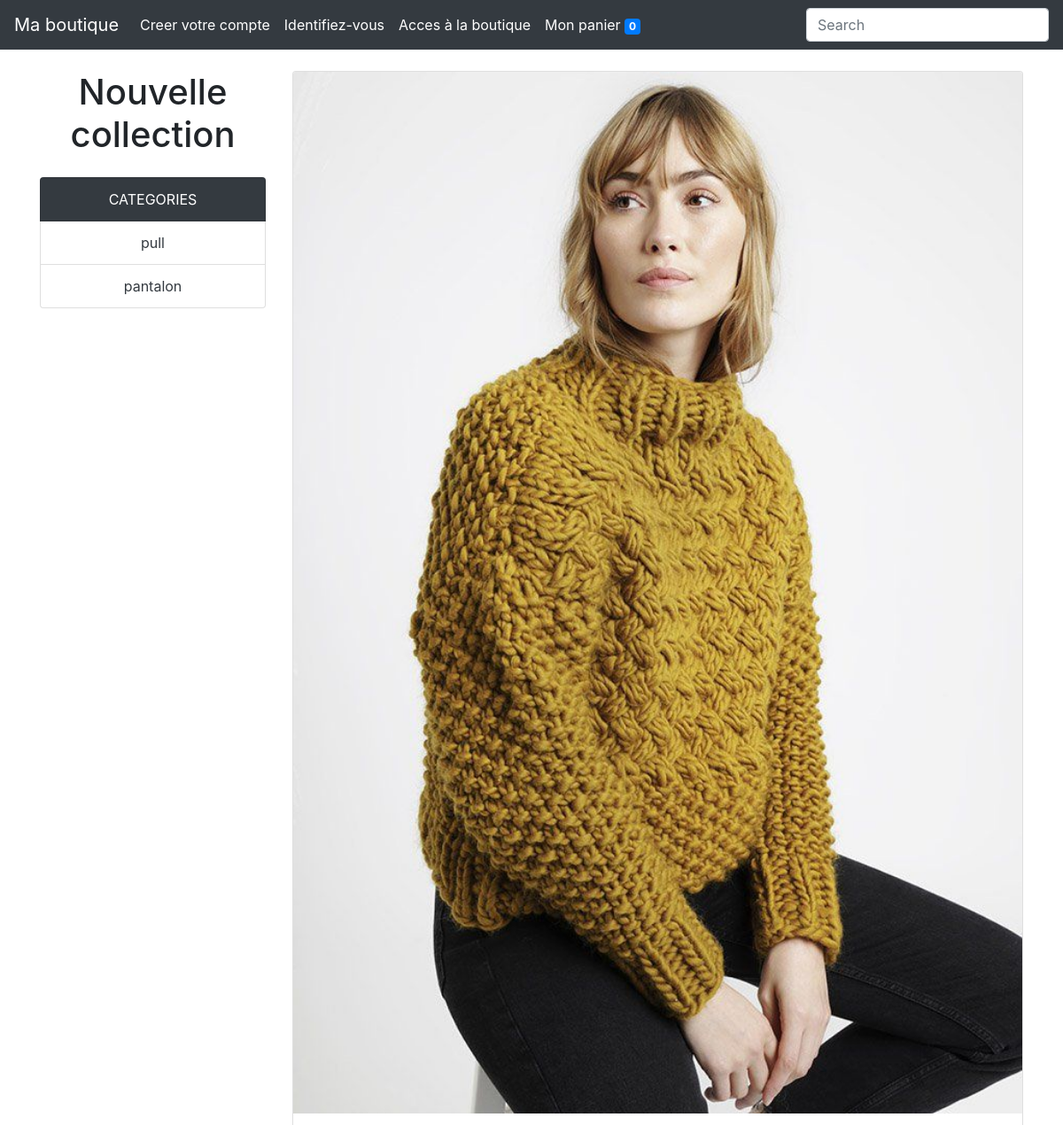
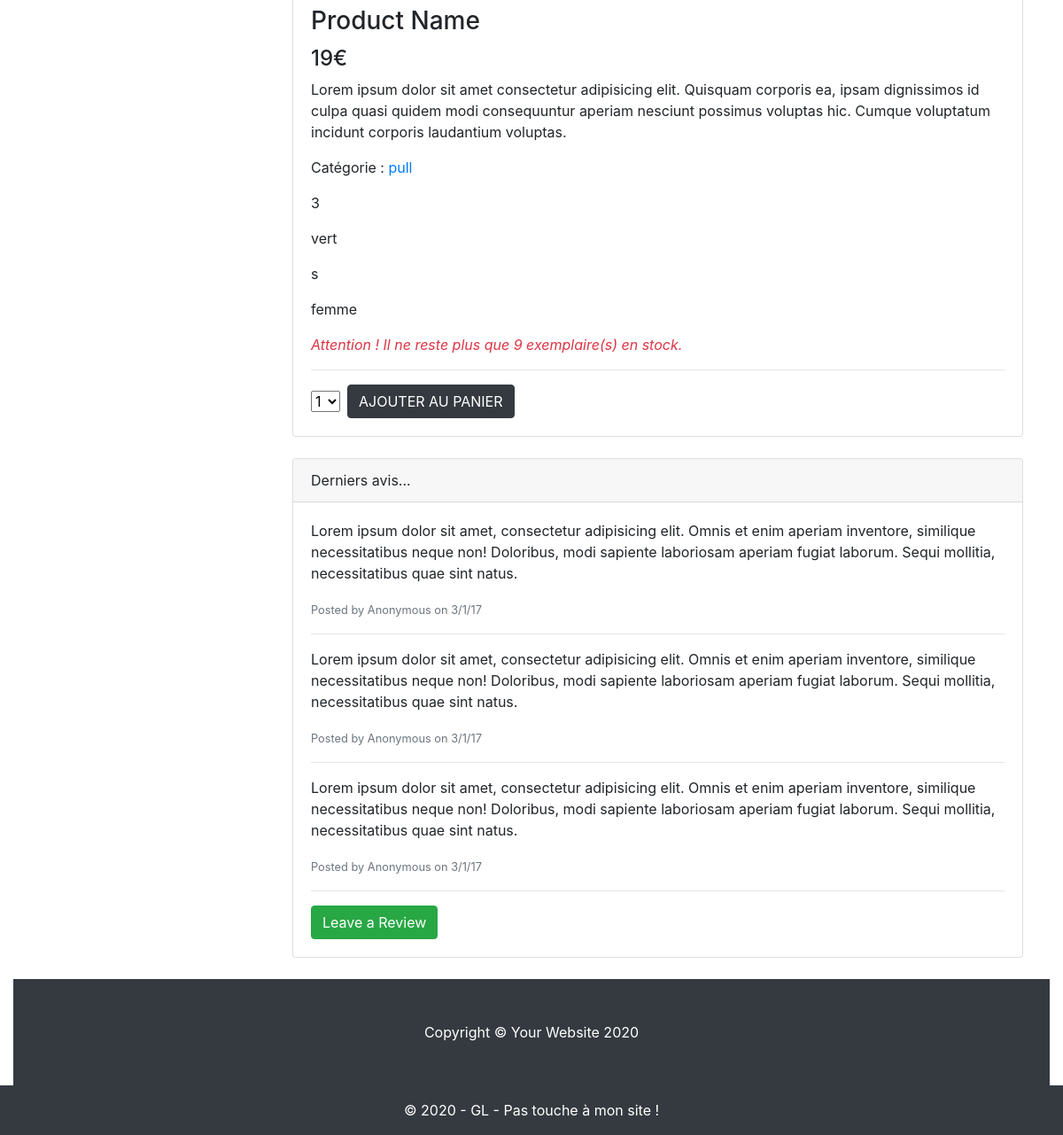
Page /fiche_produit.php?id_produit=3 on the committed database (2 pictures, top to bottom).
### tables this page shows
CREATE TABLE `produit` (
  `id_produit` int(11) NOT NULL,
  `reference` varchar(20) NOT NULL,
  `categorie` varchar(20) NOT NULL,
  `titre` varchar(100) NOT NULL,
  `description` text NOT NULL,
  `couleur` varchar(20) NOT NULL,
  `taille` varchar(5) NOT NULL,
  `public` enum('homme','femme','mixte') NOT NULL,
  `photo` varchar(255) NOT NULL,
  `prix` int(5) NOT NULL,
  `stock` int(5) NOT NULL
);

### fiche_produit.php (the view, shortened to what this page needs)
<?php
require_once('inc/init.inc.php');
if(isset($_GET['id_produit']) && !empty($_GET['id_produit']))
{
    $r = $bdd ->prepare("SELECT * FROM produit WHERE id_produit = :id_produit");
    $r->bindValue(':id_produit',$_GET['id_produit'], PDO::PARAM_INT);
    $r->execute();
    if($r->rowCount())
    {
        $p = $r->fetch(PDO::FETCH_ASSOC);
    }
    else
    {
        header('location: boutique.php');
    }
}
else
{
    header('location: boutique.php');
}
require_once('inc/header.inc.php');
require_once('inc/nav.inc.php');
?>
<div class="container">
    <div class="row">
        <div class="col-lg-3">
        <?php
         $d= $bdd->query("SELECT DISTINCT categorie FROM produit")
         ?>
            <h1 class="my-4 text-center">Nouvelle collection</h1>
            <div class="list-group text-center">
                <li class="list-group-item bg-dark text-white">CATEGORIES</li>
                <?php while($c = $d->fetch(PDO::FETCH_ASSOC)):
                ?>
                <a href="boutique.php?categorie=<?= $c['categorie'] ?>" class="list-group-item text-dark"><?= $c['categorie'] ?></a>
            <?php endwhile; ?>
            </div>
        </div>
        <div class="col-lg-9">
            <div class="card mt-4">
                <img class="card-img-top img-fluid" src="<?= $p['photo'] ?>" alt="<?= $p['titre'] ?>">
                <div class="card-body">
                    <h3 class="card-title">Product Name</h3>
                    <h4><?= $p['prix'] ?>€</h4>
                    <p class="card-text"><?= $p['description'] ?></p>
                    <p class="card-text">Catégorie : <a href="boutique.php?categorie=<?= $p['categorie'] ?>"><?= $p['categorie'] ?></a></p>
                    <p class="card-text"><?= $p['reference'] ?></p>
                    <p class="card-text"><?= $p['couleur'] ?></p>
                    <p class="card-text"><?= $p['taille'] ?></p>
                    <p class="card-text"><?= $p['public'] ?></p>
                    <?php if($p['stock'] <= 10 && $p['stock'] != 0): ?>
                        <p class="card-text font-italic text-danger">Attention ! Il ne reste plus que <?= $p['stock'] ?> exemplaire(s) en stock. </p>
                    <?php elseif($p['stock'] > 10): ?>
                        <p class="card-text font-italic text-success"><strong>En stock !</strong></p>
                    <?php endif; ?>
                    <hr>
                    <?php if($p['stock'] > 0): ?>
                    <form method="post" action="panier.php" class="form-inline">
                        <div>
                            <select class="form-group" id="quantite" name="quantite">
                            <?php for($i = 1; $i <= $p['stock'] && $i <= 30; $i++): ?>
                                <option value="<?= $i ?>"><?= $i ?></option>
                            <?php endfor; ?>
                            </select>
                        </div>
                        <input type="submit" class="btn btn-dark ml-2" name="ajout_panier" value="AJOUTER AU PANIER">
                    </form>
                    <?php else: ?>
                        <p class="card-text font-italic text-danger"><strong>En rupture de stock !</strong></p>
                    <?php endif; ?>
                </div>
            </div>
            <div class="card card-outline-secondary my-4">
                <div class="card-header">
                    Derniers avis...
                </div>
                <div class="card-body">
                    <p>Lorem ipsum dolor sit amet, consectetur adipisicing elit. Omnis et enim aperiam inventore, similique necessitatibus neque non! Doloribus, modi sapiente laboriosam aperiam fugiat laborum. Sequi mollitia, necessitatibus quae sint natus.</p>
                    <small class="text-muted">Posted by Anonymous on 3/1/17</small>
                    <hr>
                    <p>Lorem ipsum dolor sit amet, consectetur adipisicing elit. Omnis et enim aperiam inventore, similique necessitatibus neque non! Doloribus, modi sapiente laboriosam aperiam fugiat laborum. Sequi mollitia, necessitatibus quae sint natus.</p>
                    <small class="text-muted">Posted by Anonymous on 3/1/17</small>
                    <hr>
                    <p>Lorem ipsum dolor sit amet, consectetur adipisicing elit. Omnis et enim aperiam inventore, similique necessitatibus neque non! Doloribus, modi sapiente laboriosam aperiam fugiat laborum. Sequi mollitia, necessitatibus quae sint natus.</p>
                    <small class="text-muted">Posted by Anonymous on 3/1/17</small>
                    <hr>
                    <a href="#" class="btn btn-success">Leave a Review</a>
                </div>
            </div>
        </div>
    </div>
    </div>
    <footer class="py-5 bg-dark">
    <div class="container">
    <p class="m-0 text-center text-white">Copyright &copy; Your Website 2020</p>
</div>
<?php
require_once('inc/footer.inc.php');

### rows in the picture
produit: photo (picture), prix "19", description "Lorem ipsum dolor sit amet consectetur adipisicing elit. Quisquam corporis ea, ipsam dignissimos id culpa quasi quidem modi consequuntur aperiam nesciunt possimus voluptas hic. Cumque voluptatum incidunt corporis laudantium voluptas.", categorie "pull", reference "3", couleur "vert", taille "s", public "femme", stock "9"

### other values in the picture
$c['categorie'] "pull"
$c['categorie'] "pantalon"
form field quantite "1"
